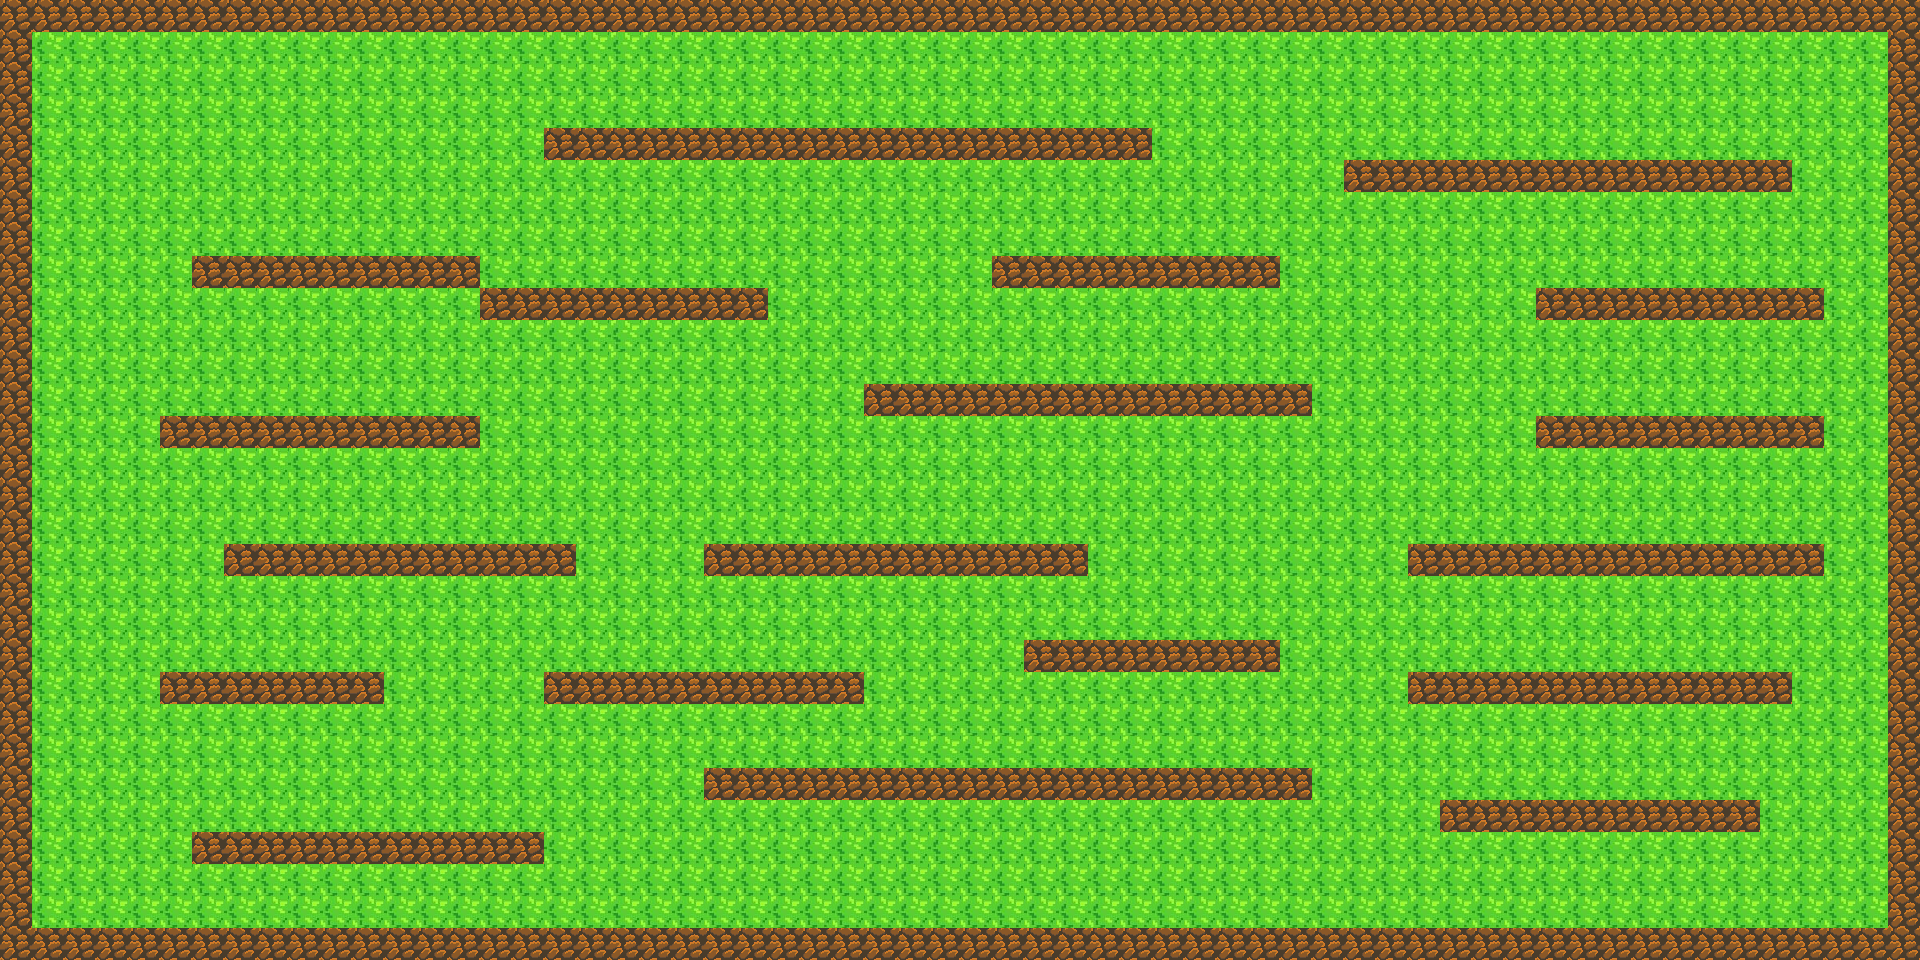

A level layout from a 2D game, rendered from its tile map. Below: a short description, then the map file with its tile-grid data intact:
An orthogonal 60x30 tile map with 32x32 px tiles, 1 tile layer (Tile Layer 1).

<map version="1.9" tiledversion="1.9.2" orientation="orthogonal" renderorder="right-down" width="60" height="30" tilewidth="32" tileheight="32" infinite="0" nextlayerid="2" nextobjectid="1">
 <tileset firstgid="1" name="tiles" tilewidth="32" tileheight="32" tilecount="2" columns="2">
  <image source="../sprites/tiles.png" width="64" height="32" />
 </tileset>
 <layer id="1" name="Tile Layer 1" width="60" height="30">
  <data encoding="csv">
2,2,2,2,2,2,2,2,2,2,2,2,2,2,2,2,2,2,2,2,2,2,2,2,2,2,2,2,2,2,2,2,2,2,2,2,2,2,2,2,2,2,2,2,2,2,2,2,2,2,2,2,2,2,2,2,2,2,2,2,
2,1,1,1,1,1,1,1,1,1,1,1,1,1,1,1,1,1,1,1,1,1,1,1,1,1,1,1,1,1,1,1,1,1,1,1,1,1,1,1,1,1,1,1,1,1,1,1,1,1,1,1,1,1,1,1,1,1,1,2,
2,1,1,1,1,1,1,1,1,1,1,1,1,1,1,1,1,1,1,1,1,1,1,1,1,1,1,1,1,1,1,1,1,1,1,1,1,1,1,1,1,1,1,1,1,1,1,1,1,1,1,1,1,1,1,1,1,1,1,2,
2,1,1,1,1,1,1,1,1,1,1,1,1,1,1,1,1,1,1,1,1,1,1,1,1,1,1,1,1,1,1,1,1,1,1,1,1,1,1,1,1,1,1,1,1,1,1,1,1,1,1,1,1,1,1,1,1,1,1,2,
2,1,1,1,1,1,1,1,1,1,1,1,1,1,1,1,1,2,2,2,2,2,2,2,2,2,2,2,2,2,2,2,2,2,2,2,1,1,1,1,1,1,1,1,1,1,1,1,1,1,1,1,1,1,1,1,1,1,1,2,
2,1,1,1,1,1,1,1,1,1,1,1,1,1,1,1,1,1,1,1,1,1,1,1,1,1,1,1,1,1,1,1,1,1,1,1,1,1,1,1,1,1,2,2,2,2,2,2,2,2,2,2,2,2,2,2,1,1,1,2,
2,1,1,1,1,1,1,1,1,1,1,1,1,1,1,1,1,1,1,1,1,1,1,1,1,1,1,1,1,1,1,1,1,1,1,1,1,1,1,1,1,1,1,1,1,1,1,1,1,1,1,1,1,1,1,1,1,1,1,2,
2,1,1,1,1,1,1,1,1,1,1,1,1,1,1,1,1,1,1,1,1,1,1,1,1,1,1,1,1,1,1,1,1,1,1,1,1,1,1,1,1,1,1,1,1,1,1,1,1,1,1,1,1,1,1,1,1,1,1,2,
2,1,1,1,1,1,2,2,2,2,2,2,2,2,2,1,1,1,1,1,1,1,1,1,1,1,1,1,1,1,1,2,2,2,2,2,2,2,2,2,1,1,1,1,1,1,1,1,1,1,1,1,1,1,1,1,1,1,1,2,
2,1,1,1,1,1,1,1,1,1,1,1,1,1,1,2,2,2,2,2,2,2,2,2,1,1,1,1,1,1,1,1,1,1,1,1,1,1,1,1,1,1,1,1,1,1,1,1,2,2,2,2,2,2,2,2,2,1,1,2,
2,1,1,1,1,1,1,1,1,1,1,1,1,1,1,1,1,1,1,1,1,1,1,1,1,1,1,1,1,1,1,1,1,1,1,1,1,1,1,1,1,1,1,1,1,1,1,1,1,1,1,1,1,1,1,1,1,1,1,2,
2,1,1,1,1,1,1,1,1,1,1,1,1,1,1,1,1,1,1,1,1,1,1,1,1,1,1,1,1,1,1,1,1,1,1,1,1,1,1,1,1,1,1,1,1,1,1,1,1,1,1,1,1,1,1,1,1,1,1,2,
2,1,1,1,1,1,1,1,1,1,1,1,1,1,1,1,1,1,1,1,1,1,1,1,1,1,1,2,2,2,2,2,2,2,2,2,2,2,2,2,2,1,1,1,1,1,1,1,1,1,1,1,1,1,1,1,1,1,1,2,
2,1,1,1,1,2,2,2,2,2,2,2,2,2,2,1,1,1,1,1,1,1,1,1,1,1,1,1,1,1,1,1,1,1,1,1,1,1,1,1,1,1,1,1,1,1,1,1,2,2,2,2,2,2,2,2,2,1,1,2,
2,1,1,1,1,1,1,1,1,1,1,1,1,1,1,1,1,1,1,1,1,1,1,1,1,1,1,1,1,1,1,1,1,1,1,1,1,1,1,1,1,1,1,1,1,1,1,1,1,1,1,1,1,1,1,1,1,1,1,2,
2,1,1,1,1,1,1,1,1,1,1,1,1,1,1,1,1,1,1,1,1,1,1,1,1,1,1,1,1,1,1,1,1,1,1,1,1,1,1,1,1,1,1,1,1,1,1,1,1,1,1,1,1,1,1,1,1,1,1,2,
2,1,1,1,1,1,1,1,1,1,1,1,1,1,1,1,1,1,1,1,1,1,1,1,1,1,1,1,1,1,1,1,1,1,1,1,1,1,1,1,1,1,1,1,1,1,1,1,1,1,1,1,1,1,1,1,1,1,1,2,
2,1,1,1,1,1,1,2,2,2,2,2,2,2,2,2,2,2,1,1,1,1,2,2,2,2,2,2,2,2,2,2,2,2,1,1,1,1,1,1,1,1,1,1,2,2,2,2,2,2,2,2,2,2,2,2,2,1,1,2,
2,1,1,1,1,1,1,1,1,1,1,1,1,1,1,1,1,1,1,1,1,1,1,1,1,1,1,1,1,1,1,1,1,1,1,1,1,1,1,1,1,1,1,1,1,1,1,1,1,1,1,1,1,1,1,1,1,1,1,2,
2,1,1,1,1,1,1,1,1,1,1,1,1,1,1,1,1,1,1,1,1,1,1,1,1,1,1,1,1,1,1,1,1,1,1,1,1,1,1,1,1,1,1,1,1,1,1,1,1,1,1,1,1,1,1,1,1,1,1,2,
2,1,1,1,1,1,1,1,1,1,1,1,1,1,1,1,1,1,1,1,1,1,1,1,1,1,1,1,1,1,1,1,2,2,2,2,2,2,2,2,1,1,1,1,1,1,1,1,1,1,1,1,1,1,1,1,1,1,1,2,
2,1,1,1,1,2,2,2,2,2,2,2,1,1,1,1,1,2,2,2,2,2,2,2,2,2,2,1,1,1,1,1,1,1,1,1,1,1,1,1,1,1,1,1,2,2,2,2,2,2,2,2,2,2,2,2,1,1,1,2,
2,1,1,1,1,1,1,1,1,1,1,1,1,1,1,1,1,1,1,1,1,1,1,1,1,1,1,1,1,1,1,1,1,1,1,1,1,1,1,1,1,1,1,1,1,1,1,1,1,1,1,1,1,1,1,1,1,1,1,2,
2,1,1,1,1,1,1,1,1,1,1,1,1,1,1,1,1,1,1,1,1,1,1,1,1,1,1,1,1,1,1,1,1,1,1,1,1,1,1,1,1,1,1,1,1,1,1,1,1,1,1,1,1,1,1,1,1,1,1,2,
2,1,1,1,1,1,1,1,1,1,1,1,1,1,1,1,1,1,1,1,1,1,2,2,2,2,2,2,2,2,2,2,2,2,2,2,2,2,2,2,2,1,1,1,1,1,1,1,1,1,1,1,1,1,1,1,1,1,1,2,
2,1,1,1,1,1,1,1,1,1,1,1,1,1,1,1,1,1,1,1,1,1,1,1,1,1,1,1,1,1,1,1,1,1,1,1,1,1,1,1,1,1,1,1,1,2,2,2,2,2,2,2,2,2,2,1,1,1,1,2,
2,1,1,1,1,1,2,2,2,2,2,2,2,2,2,2,2,1,1,1,1,1,1,1,1,1,1,1,1,1,1,1,1,1,1,1,1,1,1,1,1,1,1,1,1,1,1,1,1,1,1,1,1,1,1,1,1,1,1,2,
2,1,1,1,1,1,1,1,1,1,1,1,1,1,1,1,1,1,1,1,1,1,1,1,1,1,1,1,1,1,1,1,1,1,1,1,1,1,1,1,1,1,1,1,1,1,1,1,1,1,1,1,1,1,1,1,1,1,1,2,
2,1,1,1,1,1,1,1,1,1,1,1,1,1,1,1,1,1,1,1,1,1,1,1,1,1,1,1,1,1,1,1,1,1,1,1,1,1,1,1,1,1,1,1,1,1,1,1,1,1,1,1,1,1,1,1,1,1,1,2,
2,2,2,2,2,2,2,2,2,2,2,2,2,2,2,2,2,2,2,2,2,2,2,2,2,2,2,2,2,2,2,2,2,2,2,2,2,2,2,2,2,2,2,2,2,2,2,2,2,2,2,2,2,2,2,2,2,2,2,2
</data>
 </layer>
</map>